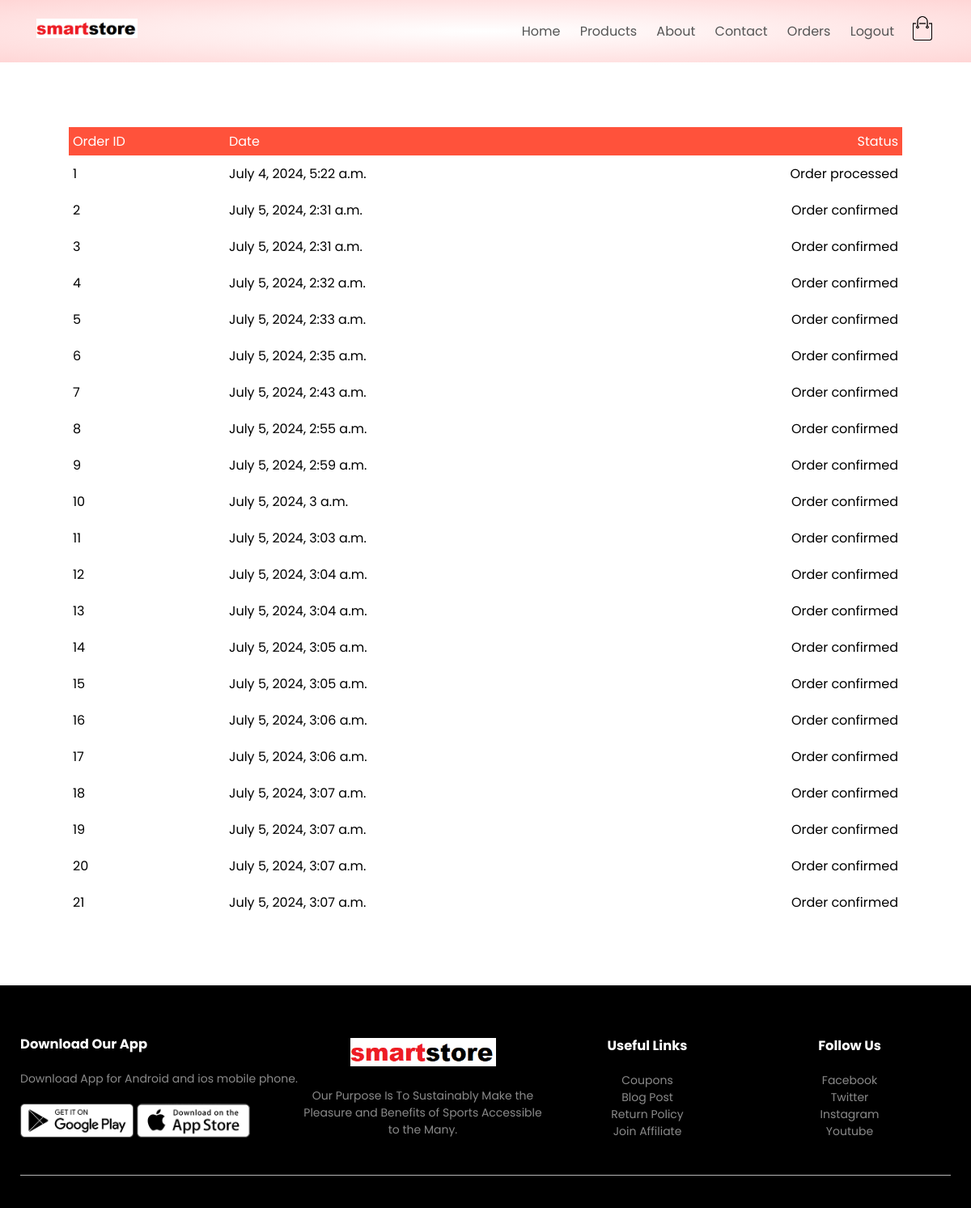
The app's page /orders/orders (signed in) with its own data.
### orders/models.py (models this page shows, shortened)
class Order(models.Model):
    LIVE=1
    DELETE=0
    DELETE_CHOICES=((LIVE,'live'),(DELETE,'delete'))
    CART_STAGE=0
    ORDER_CONFIRMED=1
    ORDER_PROCESSED=2
    ORDER_DELIVERD=3
    ORDER_REJECTED=4
    STATUS_CHOICE=((ORDER_PROCESSED,"ORDER_PROCESSED"),
                   (ORDER_DELIVERD,"ORDER_DELIVERD"),
                   (ORDER_REJECTED,"ORDER_REJECTED")
                   )
    order_status=models.IntegerField(choices=STATUS_CHOICE,default=CART_STAGE)
    owner=models.ForeignKey(Customer,on_delete=models.SET_NULL,null=True,related_name='order')
    delete_status=models.IntegerField(choices=DELETE_CHOICES,default=LIVE)
    created_at=models.DateTimeField(auto_now_add=True)
    updated_at=models.DateTimeField(auto_now=True)

### orders/views.py (the view)
# urls.py: path('orders', views.show_orders,name='orders'),
@login_required(login_url='account')
def show_orders(request):
    user=request.user
    customer=user.customer_profile
    all_orders=Order.objects.filter(owner=customer).exclude(order_status=Order.CART_STAGE)
    context={'orders':all_orders}
    return render(request,'orders.html',context)

### orders/templatetags/getstatus.py (called while the page is built)
@register.simple_tag (name='getstatus')
def getstatus(status):
   status=status-1
   status_array=['Order confirmed','Order processed','Order delivered','Order rejected']
   return status_array[status]

### templates/orders.html
{% extends 'blank_layout.html' %}
{% block content %}
{% if messages %}
    <div class="small-container" >
    {% for message in messages%}
    <br><br><br><br><br><br><br>
       <li class="{{ message.tags }}"> {{ message }} </li>
       <br><br><br><br><br><br><br>
    {% endfor %}
</div>
{% else %}
{% include 'order_container.html' %}
{% endif %}
{% endblock content %}

### templates/blank_layout.html (shortened to what this page needs)
{% load static %}
<!DOCTYPE html>
<html lang="en">
<head>
    <link rel="stylesheet" href="{% static 'CSS/style.css' %}">
    <link rel="stylesheet" href="https://stackpath.bootstrapcdn.com/font-awesome/4.7.0/css/font-awesome.min.css">
</head>
<body>
    <div class="header">
        <div class="container">
            {% include 'menu.html' %}
        </div>
    </div>
    {% block content %}
    {% endblock content %}
    <div class="footer">
        <div class="container">
            <div class="row">
                <div class="footer-col-1">
                    <h3>Download Our App</h3>
                    <p>Download App for Android and ios mobile phone.</p>
                    <div class="app-logo">
                        <img src="{% static 'images/play-store.png' %}">
                        <img src="{% static 'images/app-store.png' %}">
                    </div>
                </div>
                <div class="footer-col-2">
                    <img src="{% static  'images/smartlogo.png' %}">
                    <p>Our Purpose Is To Sustainably Make the Pleasure and Benefits of Sports Accessible to the Many.
                    </p>
                </div>
                <div class="footer-col-3">
                    <h3>Useful Links</h3>
                    <ul>
                        <li>Coupons</li>
                        <li>Blog Post</li>
                        <li>Return Policy</li>
                        <li>Join Affiliate</li>
                    </ul>
                </div>
                <div class="footer-col-4">
                    <h3>Follow Us</h3>
                    <ul>
                        <li>Facebook</li>
                        <li>Twitter</li>
                        <li>Instagram</li>
                        <li>Youtube</li>
                    </ul>
                </div>
            </div>
            <hr>
        </div>
    </div>
</body>
</html>

### templates/menu.html (shortened to what this page needs)
{% load static %}
<div class="navbar">
    <div class="logo">
        <a href="index.html"><img src="{% static 'images/smartlogo.png' %}" alt="logo" width="125px"></a>
    </div>
    <nav>
        <ul id="MenuItems">
            <li><a href="{% url 'home' %}">Home</a></li>
            <li><a href="{% url 'list_product' %}">Products</a></li>
            <li><a href="{% url 'about' %}">About</a></li>
            <li><a href="{% url 'contact' %}">Contact</a></li>
            {% if not user.is_authenticated %}
            <li><a href="{% url 'account' %}">Account</a></li>
            {% else %}
            <li><a href="{% url 'orders' %}">Orders</a></li>
            <li><a href="{% url 'logout' %}">Logout</a></li>
            {% endif %}
        </ul>
    </nav>
     {% if user.is_authenticated %}
     <a href="{% url 'cart' %}"><img src="{% static 'images/cart.png' %}" width="30px" height="30px"></a>
     {% endif %}
</div>

### templates/banner_layout.html (shortened to what this page needs)
{% load static %}

### templates/order_container.html
{% load getstatus %}
<div class="small-container cart-page">
    {% if orders%}
    <table>
        <tbody><tr>
            <th>Order ID</th>
            <th>Date</th>
            <th>Status</th>
        </tr>
        {%   for order in orders %}
        <tr>
            <td>{{ order.id}}</td>
            <td>{{ order.created_at}}</td>
            <td>{% getstatus order.order_status %}</td>
        </tr>
        {% endfor %}
    </tbody></table>
     {% else %}
     <p class="title">NO orders</p>
     {% endif %}
</div>

### static/CSS/style.css (style rules this page uses)
* { margin: 0; padding: 0; box-sizing: border-box; }
body { font-family: 'Poppins', sans-serif; }
.navbar { display: flex; align-items: center; padding: 20px; }
nav { flex: 1; text-align: right; }
nav ul { display: inline-block; list-style-type: none; }
nav ul li { display: inline-block; margin-right: 20px; }
a { text-decoration: none; color: #555; }
p { color: #555; }
.container { max-width: 1300px; margin: auto; padding-left: 25px; padding-right: 25px; }
.row { display: flex; align-items: center; flex-wrap: wrap; justify-content: space-around; }
.header { background: radial-gradient(#fff,#ffd6d6); }
.small-container { max-width: 1080px; margin: auto; padding-left: 25px; padding-right: 25px; }
.footer { background: black; color: #8a8a8a; font-size: 14px; padding: 60px 0 20px; }
.footer p { color: #8a8a8a; }
.footer h3 { color: #fff; margin-bottom: 20px; }
.footer-col-1, .footer-col-2, .footer-col-3, .footer-col-4 { min-width: 250px; margin-bottom: 20px; }
.footer-col-1 { flex-basis: 30%; }
.footer-col-2 { flex: 1; text-align: center; }
.footer-col-2 img { width: 180px; margin-bottom: 20px; }
.footer-col-3, .footer-col-4 { flex-basis: 12%; text-align: center; }
ul { list-style-type: none; }
.app-logo { margin-top: 20px; }
.app-logo img { width: 140px; }
.footer hr { border: none; background: #b5b5b5; height: 1px; margin: 20px 0; }
.cart-page { margin: 80px auto; }
table { width: 100%; border-collapse: collapse; }
th { text-align: left; padding: 5px; color: #fff; background: #ff523b; font-weight: normal; }
td { padding: 10px 5px; }
td:last-child { text-align: right; }
th:last-child { text-align: right; }

### records on screen
Order: id "1", created_at "July 4, 2024, 5:22 a.m.", order_status "Order processed"
Order: id "2", created_at "July 5, 2024, 2:31 a.m.", order_status "Order confirmed"
Order: id "3", created_at "July 5, 2024, 2:31 a.m.", order_status "Order confirmed"
Order: id "4", created_at "July 5, 2024, 2:32 a.m.", order_status "Order confirmed"
Order: id "5", created_at "July 5, 2024, 2:33 a.m.", order_status "Order confirmed"
Order: id "6", created_at "July 5, 2024, 2:35 a.m.", order_status "Order confirmed"
Order: id "7", created_at "July 5, 2024, 2:43 a.m.", order_status "Order confirmed"
Order: id "8", created_at "July 5, 2024, 2:55 a.m.", order_status "Order confirmed"
Order: id "9", created_at "July 5, 2024, 2:59 a.m.", order_status "Order confirmed"
Order: id "10", created_at "July 5, 2024, 3 a.m.", order_status "Order confirmed"
Order: id "11", created_at "July 5, 2024, 3:03 a.m.", order_status "Order confirmed"
Order: id "12", created_at "July 5, 2024, 3:04 a.m.", order_status "Order confirmed"
Order: id "13", created_at "July 5, 2024, 3:04 a.m.", order_status "Order confirmed"
Order: id "14", created_at "July 5, 2024, 3:05 a.m.", order_status "Order confirmed"
Order: id "15", created_at "July 5, 2024, 3:05 a.m.", order_status "Order confirmed"
Order: id "16", created_at "July 5, 2024, 3:06 a.m.", order_status "Order confirmed"
Order: id "17", created_at "July 5, 2024, 3:06 a.m.", order_status "Order confirmed"
Order: id "18", created_at "July 5, 2024, 3:07 a.m.", order_status "Order confirmed"
Order: id "19", created_at "July 5, 2024, 3:07 a.m.", order_status "Order confirmed"
Order: id "20", created_at "July 5, 2024, 3:07 a.m.", order_status "Order confirmed"
Order: id "21", created_at "July 5, 2024, 3:07 a.m.", order_status "Order confirmed"
